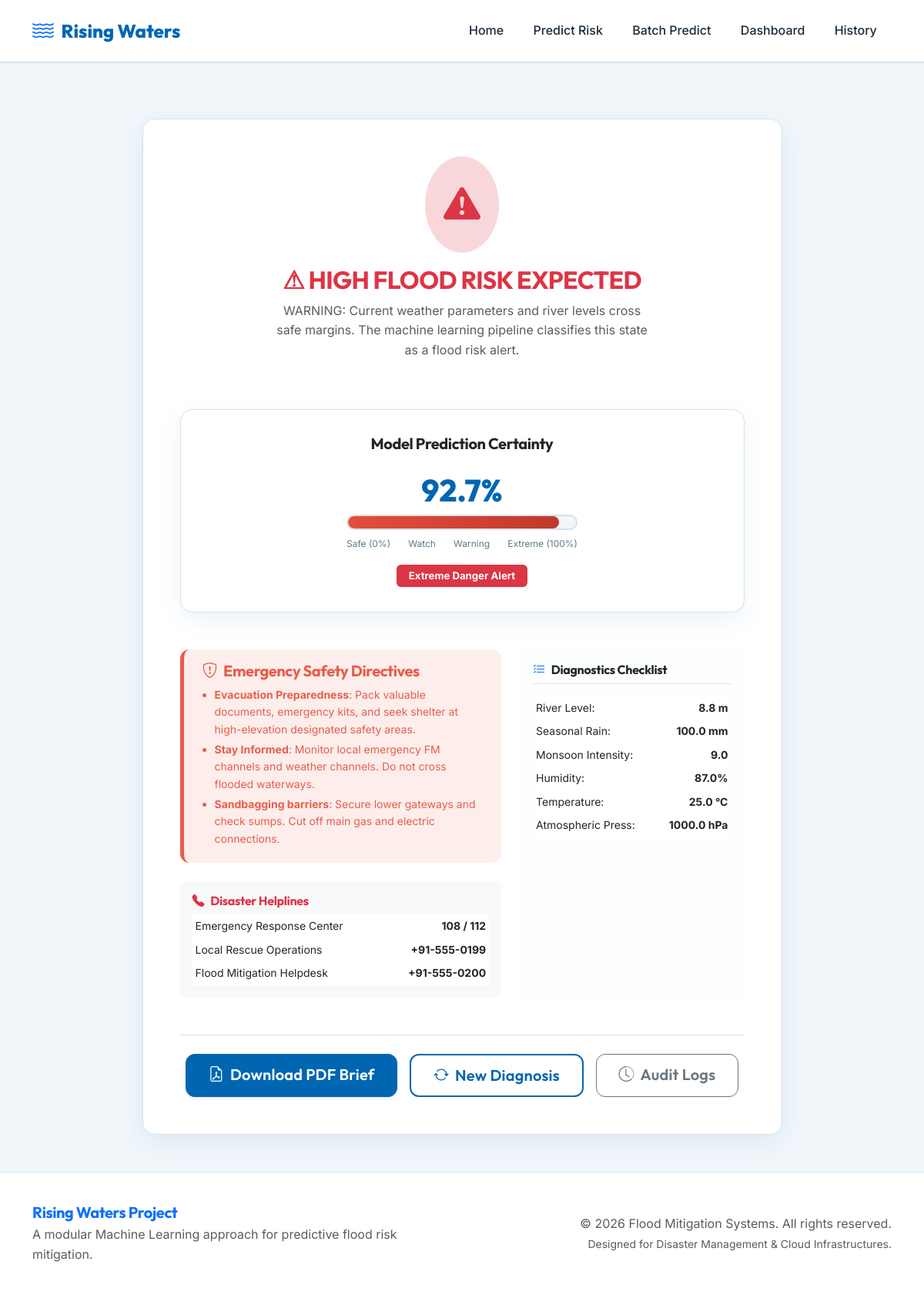
Page /result?record_id=2 on the committed database.
### tables this page shows
CREATE TABLE predictions (
            id INTEGER PRIMARY KEY AUTOINCREMENT,
            timestamp TEXT NOT NULL,
            annual_rainfall REAL,
            cloud_visibility REAL,
            seasonal_rainfall REAL,
            temperature REAL,
            humidity REAL,
            pressure REAL,
            river_level REAL,
            wind_speed REAL,
            monsoon_intensity REAL,
            average_rainfall REAL,
            prediction_label TEXT NOT NULL,
            probability REAL NOT NULL
        );

### app.py (the view)
@app.route("/result")
def result():
    record_id = request.args.get("record_id")
    if not record_id:
        return redirect(url_for("predict"))
    conn = database.get_db_connection()
    cursor = conn.cursor()
    cursor.execute("SELECT * FROM predictions WHERE id = ?", (record_id,))
    record = cursor.fetchone()
    conn.close()
    if not record:
        flash("Record not found.", "warning")
        return redirect(url_for("predict"))
    return render_template("result.html", record=dict(record))

### app.py (called while the page is built)
@app.before_request
def setup_app():
    database.init_db()

### database.py (called while the page is built)
def get_db_connection() -> sqlite3.Connection:
    conn = sqlite3.connect(DB_PATH)
    conn.row_factory = sqlite3.Row
    return conn

def init_db():
    conn = get_db_connection()
    cursor = conn.cursor()
    cursor.execute("""
        CREATE TABLE IF NOT EXISTS predictions (
            id INTEGER PRIMARY KEY AUTOINCREMENT,
            timestamp TEXT NOT NULL,
            annual_rainfall REAL,
            cloud_visibility REAL,
            seasonal_rainfall REAL,
            temperature REAL,
            humidity REAL,
            pressure REAL,
            river_level REAL,
            wind_speed REAL,
            monsoon_intensity REAL,
            average_rainfall REAL,
            prediction_label TEXT NOT NULL,
            probability REAL NOT NULL
        )
    """)
    conn.commit()
    conn.close()
    print("Database initialized successfully.")

### templates/result.html (shortened to what this page needs)
{% extends "base.html" %}
{% block content %}
<section class="py-5">
    <div class="container">
        <div class="row justify-content-center">
            <div class="col-lg-10 col-xl-9">
                <div class="card custom-card p-4 p-md-5 animate__animated animate__fadeInUp">
                    {% set is_flood = "No" not in record.prediction_label %}
                    {% set prob_percent = (record.probability * 100) | round(1) %}
                    <div class="text-center mb-5">
                        {% if is_flood %}
                            <div class="d-inline-flex p-4 bg-danger-subtle text-danger rounded-circle mb-3 animate__animated animate__heartBeat animate__infinite">
                                <i class="bi bi-exclamation-triangle-fill" style="font-size: 3rem;"></i>
                            </div>
                            <h2 class="font-heading fw-bold text-danger text-uppercase">⚠ High Flood Risk Expected</h2>
                            <p class="text-muted col-lg-8 mx-auto">WARNING: Current weather parameters and river levels cross safe margins. The machine learning pipeline classifies this state as a flood risk alert.</p>
                        {% endif %}
                    </div>
                    <div class="flood-gauge-container mb-5">
                        <h5 class="font-heading fw-bold text-center mb-3">Model Prediction Certainty</h5>
                        <div class="flood-gauge">
                            <div class="gauge-value" id="gauge-value">{{ prob_percent }}%</div>
                            <div class="gauge-meter">
                                <div class="gauge-fill {% if record.probability < 0.35 %}safe{% elif record.probability < 0.65 %}warning{% elif record.probability < 0.85 %}danger{% else %}extreme{% endif %}"
                                     id="gauge-fill" style="width: 0%" data-width="{{ prob_percent }}"></div>
                            </div>
                            <div class="gauge-markers">
                                <span>Safe (0%)</span>
                                <span>Watch</span>
                                <span>Warning</span>
                                <span>Extreme (100%)</span>
                            </div>
                            <div class="gauge-label">
                                {% if record.probability < 0.35 %}
                                    <span class="badge bg-success text-white px-3 py-2">Low Risk Level</span>
                                {% elif record.probability < 0.65 %}
                                    <span class="badge bg-warning text-dark px-3 py-2">Moderate Risk Watch</span>
                                {% elif record.probability < 0.85 %}
                                    <span class="badge bg-danger text-white px-3 py-2">High Risk Warning</span>
                                {% else %}
                                    <span class="badge bg-danger text-white px-3 py-2 animate-pulse">Extreme Danger Alert</span>
                                {% endif %}
                            </div>
                        </div>
                    </div>
                    <div class="row g-4 mb-4">
                        <div class="col-md-7">
                            {% if is_flood %}
                                <div class="alert-banner alert-danger">
                                    <h5 class="font-heading fw-bold"><i class="bi bi-shield-exclamation me-2"></i>Emergency Safety Directives</h5>
                                    <ul class="mb-0 ps-3 small">
                                        <li class="mb-1"><strong>Evacuation Preparedness</strong>: Pack valuable documents, emergency kits, and seek shelter at high-elevation designated safety areas.</li>
                                        <li class="mb-1"><strong>Stay Informed</strong>: Monitor local emergency FM channels and weather channels. Do not cross flooded waterways.</li>
                                        <li class="mb-1"><strong>Sandbagging barriers</strong>: Secure lower gateways and check sumps. Cut off main gas and electric connections.</li>
                                    </ul>
                                </div>
                                <div class="card bg-light p-3 border-0">
                                    <h6 class="font-heading fw-bold mb-2 text-danger"><i class="bi bi-telephone-fill me-2"></i>Disaster Helplines</h6>
                                    <table class="table table-sm table-borderless mb-0 small">
                                        <tr><td>Emergency Response Center</td><th class="text-end">108 / 112</th></tr>
                                        <tr><td>Local Rescue Operations</td><th class="text-end">+91-555-0199</th></tr>
                                        <tr><td>Flood Mitigation Helpdesk</td><th class="text-end">+91-555-0200</th></tr>
                                    </table>
                                </div>
                            {% endif %}
                        </div>
                        <div class="col-md-5">
                            <div class="card border border-light border-opacity-10 p-3 bg-light bg-opacity-25 h-100">
                                <h6 class="font-heading fw-bold mb-3 border-bottom pb-2">
                                    <i class="bi bi-list-check text-primary me-2"></i>Diagnostics Checklist
                                </h6>
                                <div class="table-responsive">
                                    <table class="table table-sm table-borderless mb-0 small text-muted">
                                        <tr><td>River Level:</td><td class="text-end text-dark fw-bold">{{ record.river_level }} m</td></tr>
                                        <tr><td>Seasonal Rain:</td><td class="text-end text-dark fw-bold">{{ record.seasonal_rainfall }} mm</td></tr>
                                        <tr><td>Monsoon Intensity:</td><td class="text-end text-dark fw-bold">{{ record.monsoon_intensity }}</td></tr>
                                        <tr><td>Humidity:</td><td class="text-end text-dark fw-bold">{{ record.humidity }}%</td></tr>
                                        <tr><td>Temperature:</td><td class="text-end text-dark fw-bold">{{ record.temperature }} °C</td></tr>
                                        <tr><td>Atmospheric Press:</td><td class="text-end text-dark fw-bold">{{ record.pressure }} hPa</td></tr>
                                    </table>
                                </div>
                            </div>
                        </div>
                    </div>
                    <div class="d-flex flex-column flex-sm-row justify-content-center gap-3 mt-4 pt-4 border-top">
                        <a href="{{ url_for('download_pdf_report', record_id=record.id) }}" class="btn btn-primary btn-lg shadow-sm">
                            <i class="bi bi-file-earmark-pdf me-2"></i>Download PDF Brief
                        </a>
                        <a href="{{ url_for('predict') }}" class="btn btn-outline-primary btn-lg">
                            <i class="bi bi-arrow-repeat me-2"></i>New Diagnosis
                        </a>
                        <a href="{{ url_for('history') }}" class="btn btn-outline-secondary btn-lg">
                            <i class="bi bi-clock-history me-2"></i>Audit Logs
                        </a>
                    </div>
                </div>
            </div>
        </div>
    </div>
</section>
{% endblock %}

### static/css/style.css (style rules this page uses)
:root { --font-heading: 'Outfit', sans-serif; --font-body: 'Inter', sans-serif; --bg-app: #f0f6fa; --bg-card: #ffffff; --text-main: #1a2a3a; --text-muted: #5a7a8a; --primary: #0066b2; --primary-light: #e3f0fa; --primary-dark: #004d8a; --accent: #e85d4a; --accent-warning: #f4a261; --accent-safe: #2ecc71; --accent-water: #3498db; --border: #d4e2ed; --shadow: 0 10px 30px rgba(0, 102, 178, 0.08); --shadow-hover: 0 15px 40px rgba(0, 102, 178, 0.15); --glass-bg: rgba(255, 255, 255, 0.75); --glass-border: rgba(255, 255, 255, 0.5); --risk-low: #2ecc71; --risk-moderate: #f4a261; --risk-high: #e67e22; --risk-extreme: #e74c3c; }
* { margin: 0; padding: 0; box-sizing: border-box; }
body { font-family: var(--font-body); background-color: var(--bg-app); color: var(--text-main); transition: background-color 0.4s ease, color 0.4s ease; min-height: 100vh; display: flex; flex-direction: column; line-height: 1.6; }
h1, h2, h3, h4, h5, h6 { font-family: var(--font-heading); font-weight: 700; letter-spacing: -0.02em; }
a { text-decoration: none; color: var(--primary); transition: color 0.3s ease; }
.custom-card { background: var(--bg-card); border: 1px solid var(--border); border-radius: 16px; box-shadow: var(--shadow); transition: all 0.4s ease; overflow: hidden; }
.btn { border-radius: 12px; padding: 0.7rem 1.8rem; font-weight: 600; font-family: var(--font-heading); transition: all 0.3s ease; letter-spacing: 0.01em; }
.btn-primary { background: var(--primary); border-color: var(--primary); color: white; }
.btn-outline-primary { border: 2px solid var(--primary); color: var(--primary); }
.flood-gauge-container { background: var(--bg-card); border-radius: 16px; padding: 2rem; border: 1px solid var(--border); box-shadow: var(--shadow); position: relative; overflow: hidden; }
.flood-gauge { width: 100%; max-width: 300px; margin: 0 auto; position: relative; }
.gauge-meter { width: 100%; height: 20px; background: var(--bg-app); border-radius: 20px; overflow: hidden; position: relative; border: 2px solid var(--border); }
.gauge-meter .gauge-fill { height: 100%; border-radius: 20px; transition: width 1.5s cubic-bezier(0.1, 0.8, 0.25, 1); position: relative; }
.gauge-meter .gauge-fill.extreme { background: linear-gradient(90deg, #e74c3c, #c0392b); }
.gauge-markers { display: flex; justify-content: space-between; margin-top: 0.5rem; font-size: 0.75rem; color: var(--text-muted); }
.gauge-label { text-align: center; margin-top: 1rem; font-weight: 600; font-size: 1.1rem; }
.gauge-value { font-size: 2.5rem; font-weight: 800; font-family: var(--font-heading); color: var(--primary); text-align: center; }
.alert-banner { padding: 1rem 1.5rem; border-radius: 12px; border-left: 5px solid; margin-bottom: 1.5rem; }
.alert-banner.alert-danger { background: rgba(232, 93, 74, 0.1); border-color: var(--accent); color: var(--accent); }
.text-primary { color: var(--primary); }
.text-muted { color: var(--text-muted); }
.gap-3 { gap: 1rem; }

### rows in the picture
predictions: river_level "8.8", seasonal_rainfall "100.0", monsoon_intensity "9.0", humidity "87.0", temperature "25.0", pressure "1000.0"

### other values in the picture
{{ prob_percent }} "92.7"
